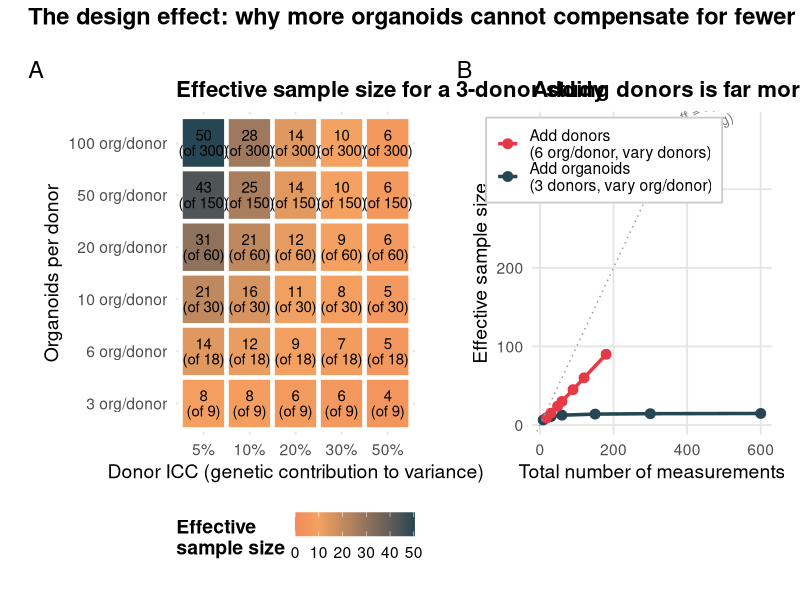
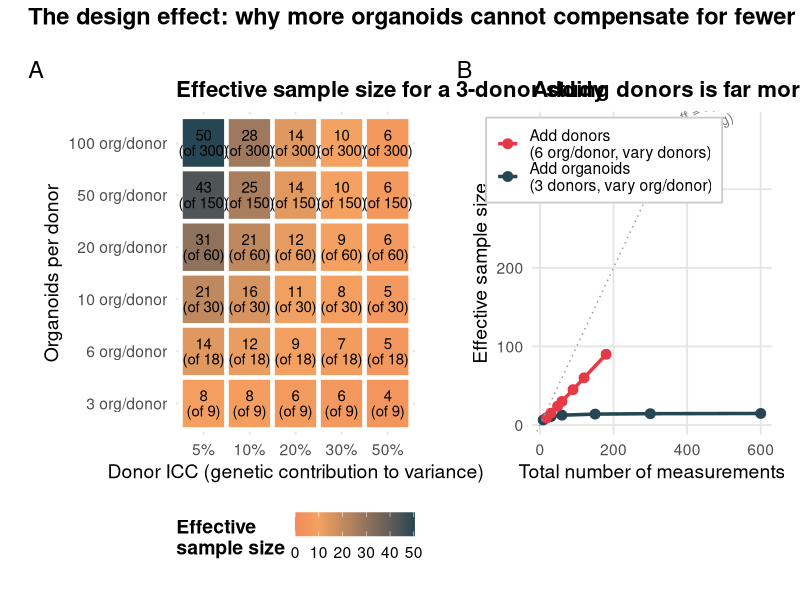
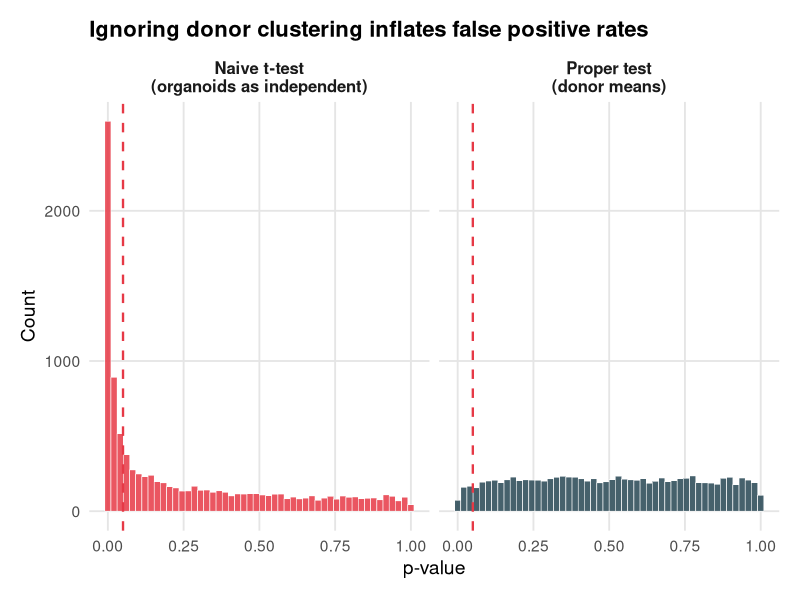
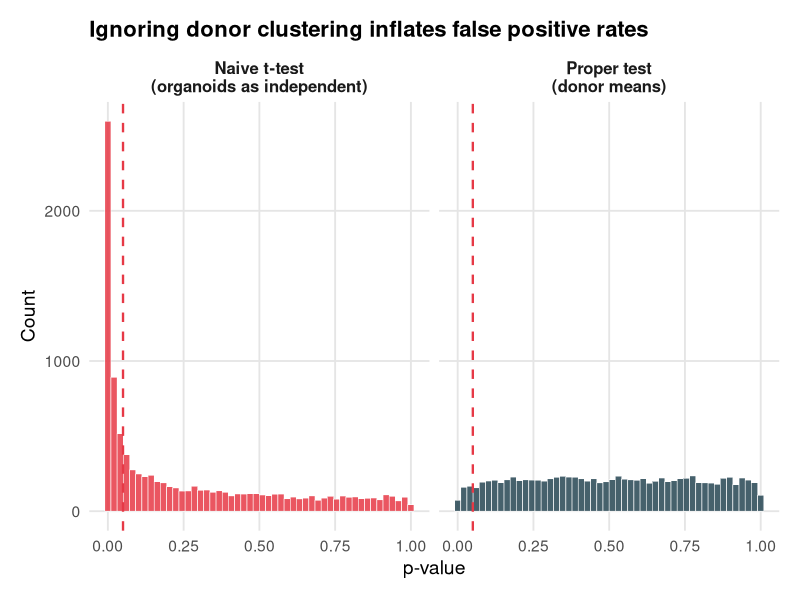
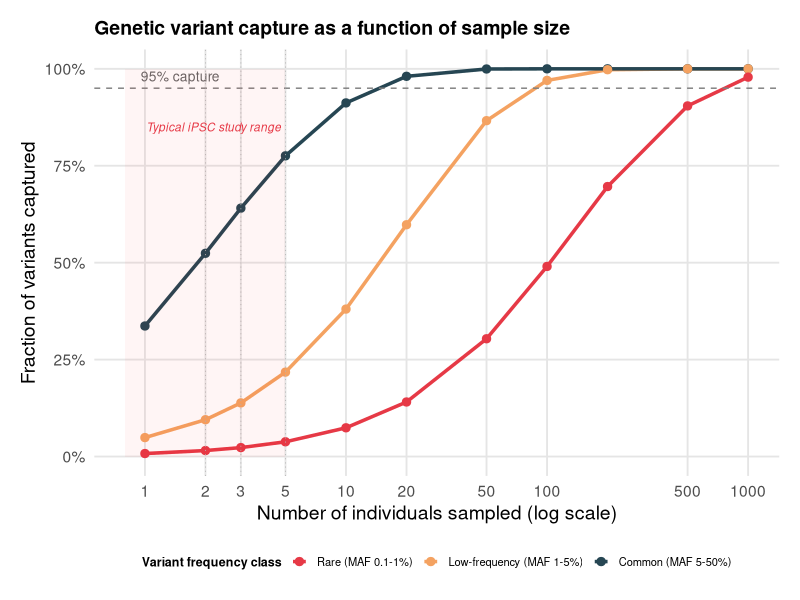
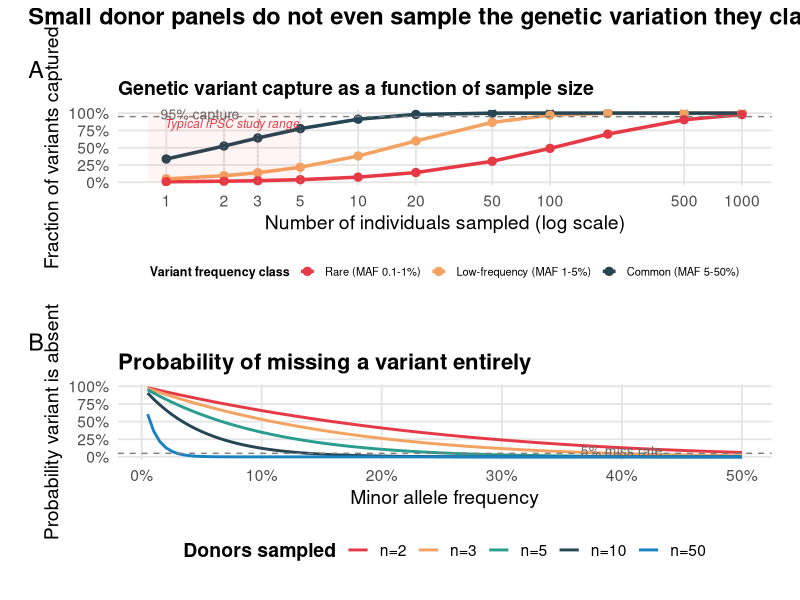
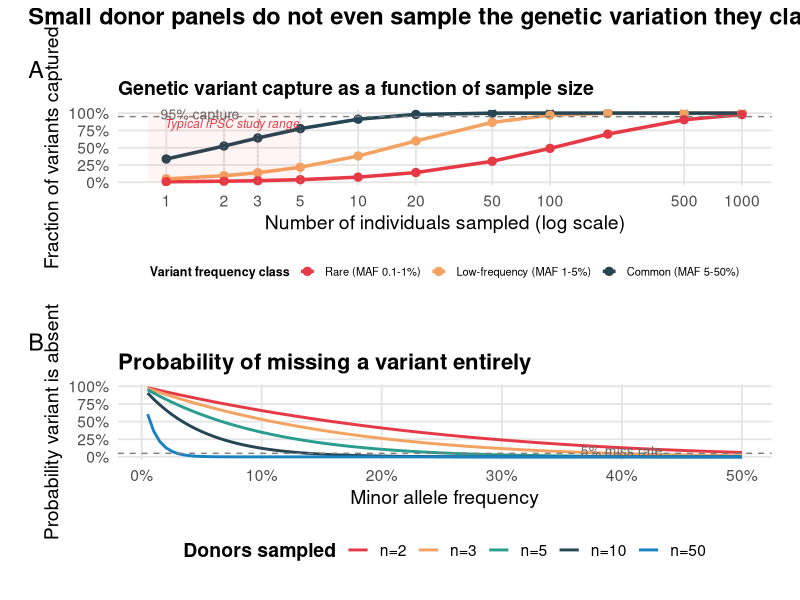
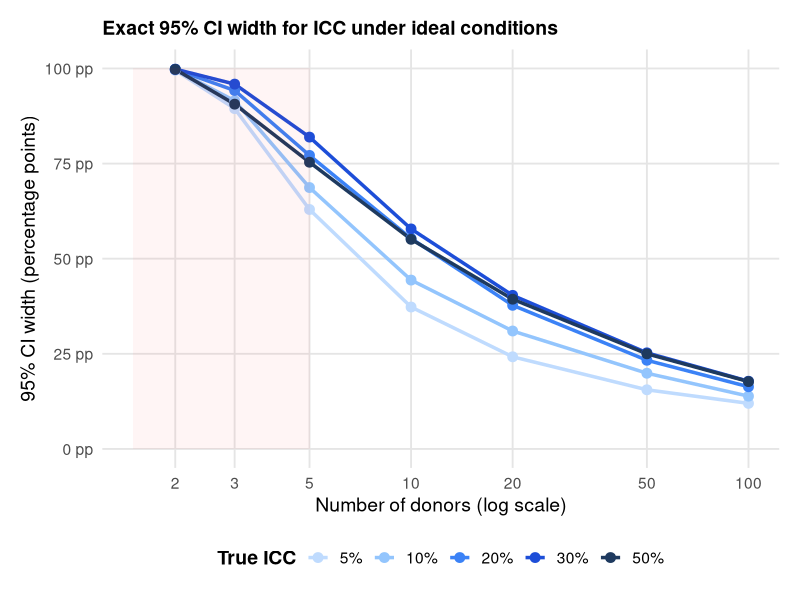

These figures' R source, in order:
################################################################################
# Analytical Arguments: Design Effect, Population Genetics, and Exact CIs
#
# These three analyses require NO simulation, they are closed-form results
# that complement the Monte Carlo framework.
#
# Part A: Design Effect / Effective Sample Size
# Part B: Population Genetics, Variant Capture by n Individuals
# Part C: Exact Confidence Intervals for ICC from F-distribution
#
################################################################################


library(ggplot2)
library(dplyr)
library(tidyr)
library(patchwork)
library(scales)


theme_pub <- theme_minimal(base_size = 14) +
  theme(
    plot.title = element_text(face = "bold", size = 16, hjust = 0),
    plot.subtitle = element_text(size = 11, color = "grey40", hjust = 0),
    panel.grid.minor = element_blank(),
    panel.grid.major = element_line(color = "grey90"),
    legend.position = "bottom",
    legend.title = element_text(face = "bold"),
    strip.text = element_text(face = "bold", size = 12),
    plot.margin = margin(15, 15, 15, 15)
  )


################################################################################
# PART A: DESIGN EFFECT / EFFECTIVE SAMPLE SIZE
#
# The design effect (Kish, 1965) quantifies the loss of information due to
# clustering. When observations within a cluster (donor) are correlated,
# the effective sample size is smaller than the nominal sample size.
#
#   DEFF = 1 + (m - 1) * ICC
#   n_effective = n_total / DEFF
#
# where m = number of observations per cluster (organoids per donor)
# and ICC = intraclass correlation (donor-level variance / total variance).
#
# Consequences:
#   - p-values from naive tests (ignoring clustering) are anti-conservative
#   - confidence intervals are too narrow
#   - the "large n" from many organoids is misleading
#
################################################################################

cat("=== PART A: Design Effect ===\n\n")

# Parameter grid
n_donors_vec <- c(1, 2, 3, 5, 10)
m_per_donor  <- c(3, 6, 10, 20, 50, 100)
icc_vec      <- c(0.05, 0.10, 0.20, 0.30, 0.50)

# Compute design effect table
deff_data <- expand.grid(
  n_donors = n_donors_vec,
  m = m_per_donor,
  icc = icc_vec
) %>%
  mutate(
    n_total = n_donors * m,
    deff = 1 + (m - 1) * icc,
    n_effective = n_total / deff,
    # Ratio: what fraction of your data is "real"?
    efficiency = n_effective / n_total,
    # Labels
    icc_label = paste0("ICC = ", icc * 100, "%"),
    config = paste0(n_donors, " donors \u00D7 ", m, " org.")
  )

# Print key examples
cat("Key examples (what your n really is):\n\n")
cat(sprintf("%-30s  %6s  %6s  %10s  %s\n",
            "Design", "Total", "ICC", "Effective", "Efficiency"))
cat(paste(rep("-", 75), collapse = ""), "\n")

examples <- deff_data %>%
  filter(
    (n_donors == 3 & m %in% c(6, 20, 50) & icc %in% c(0.10, 0.20, 0.30)) |
    (n_donors == 1 & m %in% c(50, 100) & icc %in% c(0.20, 0.30)) |
    (n_donors == 5 & m %in% c(10, 50) & icc %in% c(0.20, 0.30)) |
    (n_donors == 10 & m %in% c(10, 50) & icc %in% c(0.20, 0.30))
  ) %>%
  arrange(n_donors, m, icc)

for (i in 1:nrow(examples)) {
  row <- examples[i, ]
  cat(sprintf("%-30s  %6d  %5.0f%%  %10.1f  %5.0f%%\n",
              row$config, row$n_total, row$icc * 100,
              row$n_effective, row$efficiency * 100))
}

# ---------- FIGURE A1: Effective sample size heatmap ----------

heatmap_3d <- deff_data %>%
  filter(n_donors == 3) %>%
  mutate(
    m_label = factor(paste0(m, " org/donor"),
                     levels = paste0(m_per_donor, " org/donor")),
    icc_pct = factor(paste0(icc * 100, "%"),
                     levels = paste0(icc_vec * 100, "%")),
    eff_label = sprintf("%.0f\n(of %d)", n_effective, n_total)
  )

pA1 <- ggplot(heatmap_3d, aes(x = icc_pct, y = m_label, fill = n_effective)) +
  geom_tile(color = "white", linewidth = 1.5) +
  geom_text(aes(label = eff_label), size = 3.8, lineheight = 0.85) +
  scale_fill_gradient2(
    low = "#E63946", mid = "#F4A261", high = "#264653",
    midpoint = 10, limits = c(0, NA)
  ) +
  labs(
    title = "Effective sample size for a 3-donor study",
    x = "Donor ICC (genetic contribution to variance)",
    y = "Organoids per donor",
    fill = "Effective\nsample size"
  ) +
  theme_pub +
  theme(panel.grid = element_blank(), axis.ticks = element_blank())

# ---------- FIGURE A2: Effective n across designs ----------

# Compare: what do you gain from more donors vs more organoids?
comparison_data <- bind_rows(
  # Strategy 1: add organoids (keep 3 donors)
  tibble(
    strategy = "Add organoids\n(3 donors, vary org/donor)",
    m = c(3, 6, 10, 20, 50, 100, 200),
    n_donors = 3,
    icc = 0.20
  ),
  # Strategy 2: add donors (keep 6 organoids)
  tibble(
    strategy = "Add donors\n(6 org/donor, vary donors)",
    m = 6,
    n_donors = c(3, 5, 8, 10, 15, 20, 30),
    icc = 0.20
  )
) %>%
  mutate(
    n_total = n_donors * m,
    deff = 1 + (m - 1) * icc,
    n_effective = n_total / deff
  )

pA2 <- ggplot(comparison_data,
              aes(x = n_total, y = n_effective, color = strategy)) +
  geom_line(linewidth = 1.2) +
  geom_point(size = 3) +
  geom_abline(slope = 1, intercept = 0, linetype = "dotted", color = "grey60") +
  annotate("text", x = 400, y = 380,
           label = "Ideal: n_eff = n_total\n(no clustering)",
           color = "grey50", size = 3.5, hjust = 0.5, angle = 25) +
  scale_color_manual(values = c("#E63946", "#264653")) +
  labs(
    title = "Adding donors is far more efficient than adding organoids",
    x = "Total number of measurements",
    y = "Effective sample size",
    color = NULL
  ) +
  theme_pub +
  theme(legend.position = c(0.3, 0.85),
        legend.background = element_rect(fill = "white", color = "grey80"))

pA <- pA1 + pA2 +
  plot_annotation(
    tag_levels = "A",
    title = paste0("The design effect: why more organoids cannot compensate ",
                   "for fewer donors"),
    theme = theme(plot.title = element_text(face = "bold", size = 17))
  )

ggsave("figA_design_effect.pdf", pA, width = 16, height = 8, dpi = 300)
ggsave("figA_design_effect.png", pA, width = 16, height = 8, dpi = 300)



# ---------- FIGURE A3: Anti-conservative p-values ----------
# Show what happens to a t-test when you ignore clustering

cat("\nSimulating anti-conservative p-values from naive t-test\n")

set.seed(42)
n_sims <- 10000

# Scenario: 3 donors per group, 20 organoids per donor, ICC=0.20
# Treatment has NO effect (null is true)
# Compare: naive t-test on all 60 obs vs proper test on donor means

naive_p <- numeric(n_sims)
proper_p <- numeric(n_sims)

n_per_group <- 3
m_per <- 20
icc_sim <- 0.20
donor_sd <- sqrt(icc_sim / (1 - icc_sim))  # residual SD = 1

for (sim in 1:n_sims) {
  # Group A: 3 donors, no treatment effect
  donors_a <- rnorm(n_per_group, 0, donor_sd)
  y_a <- rep(donors_a, each = m_per) + rnorm(n_per_group * m_per)
  donor_id_a <- rep(1:n_per_group, each = m_per)

  # Group B: 3 donors, no treatment effect (null is true)
  donors_b <- rnorm(n_per_group, 0, donor_sd)
  y_b <- rep(donors_b, each = m_per) + rnorm(n_per_group * m_per)
  donor_id_b <- rep(1:n_per_group, each = m_per)

  # Naive t-test: ignores clustering, treats all organoids as independent
  naive_p[sim] <- t.test(y_a, y_b)$p.value

  # Proper test: average within donor first, then test donor means
  means_a <- tapply(y_a, donor_id_a, mean)
  means_b <- tapply(y_b, donor_id_b, mean)
  proper_p[sim] <- t.test(means_a, means_b)$p.value
}

cat(sprintf("Naive t-test: false positive rate = %.1f%% (should be 5%%)\n",
            mean(naive_p < 0.05) * 100))
cat(sprintf("Proper test: false positive rate = %.1f%% (should be 5%%)\n",
            mean(proper_p < 0.05) * 100))

fpr_data <- data.frame(
  p_value = c(naive_p, proper_p),
  method = rep(c("Naive t-test\n(organoids as independent)",
                 "Proper test\n(donor means)"),
               each = n_sims)
)

pA3 <- ggplot(fpr_data, aes(x = p_value, fill = method)) +
  geom_histogram(bins = 50, alpha = 0.85, color = "white", linewidth = 0.2) +
  geom_vline(xintercept = 0.05, linetype = "dashed", color = "#E63946",
             linewidth = 0.8) +
  facet_wrap(~method, ncol = 2) +
  scale_fill_manual(values = c("#E63946", "#264653")) +
  labs(
    title = "Ignoring donor clustering inflates false positive rates",
    x = "p-value",
    y = "Count",
    fill = NULL
  ) +
  theme_pub +
  theme(legend.position = "none")

ggsave("figA3_anticonservative_p.pdf", pA3, width = 12, height = 5, dpi = 300)
ggsave("figA3_anticonservative_p.png", pA3, width = 12, height = 5, dpi = 300)


# Print the false positive rate table
cat("\n--- False positive rates by design (naive t-test, null is true) ---\n\n")
cat(sprintf("%-40s  %10s  %10s\n", "Design", "Naive FPR", "Nominal"))
cat(paste(rep("-", 65), collapse = ""), "\n")

for (nd in c(2, 3, 5, 10)) {
  for (mp in c(10, 20, 50)) {
    for (ic in c(0.10, 0.20, 0.30)) {
      ds <- sqrt(ic / (1 - ic))
      np <- numeric(2000)
      for (s in 1:2000) {
        ya <- rep(rnorm(nd, 0, ds), each = mp) + rnorm(nd * mp)
        yb <- rep(rnorm(nd, 0, ds), each = mp) + rnorm(nd * mp)
        np[s] <- t.test(ya, yb)$p.value
      }
      fpr <- mean(np < 0.05)
      if (fpr > 0.08) {  # only print problematic ones
        cat(sprintf("%2d donors \u00D7 %3d org, ICC=%2.0f%%   %9.1f%%  %10s\n",
                    nd, mp, ic * 100, fpr * 100, "5%"))
      }
    }
  }
}


################################################################################
# PART B: POPULATION GENETICS, VARIANT CAPTURE
#
# Completely independent of ICC estimation. This asks:
# How much common genetic variation is even REPRESENTED when you
# sample n individuals?
#
# For a variant with minor allele frequency p:
#   P(observed in at least one copy) = 1 - (1-p)^(2n)
#
# Integrate over the site frequency spectrum to get the expected
# fraction of all common variants captured.
################################################################################

cat("\n\n=== PART B: Population Genetics ===\n\n")

# Proportion of variants captured at a given MAF, for n individuals
p_capture <- function(maf, n) {
  1 - (1 - maf)^(2 * n)
}

# Expected proportion of variants captured across a MAF range
# Assuming neutral SFS: density proportional to 1/p (folded)
expected_capture <- function(n, maf_min = 0.01, maf_max = 0.50,
                              n_points = 1000) {
  mafs <- seq(maf_min, maf_max, length.out = n_points)
  # Neutral folded SFS: f(p) proportional to 1/p for p in (0, 0.5)
  weights <- 1 / mafs
  weights <- weights / sum(weights)

  capture_probs <- p_capture(mafs, n)
  weighted_capture <- sum(capture_probs * weights)

  return(weighted_capture)
}

# Compute for various n
n_individuals <- c(1, 2, 3, 5, 10, 20, 50, 100, 200, 500, 1000)

# Three MAF categories
capture_results <- data.frame()
for (n in n_individuals) {
  # Common variants (MAF 5-50%)
  common <- expected_capture(n, maf_min = 0.05, maf_max = 0.50)
  # Low-frequency (MAF 1-5%)
  low_freq <- expected_capture(n, maf_min = 0.01, maf_max = 0.05)
  # Rare (MAF 0.1-1%)
  rare <- expected_capture(n, maf_min = 0.001, maf_max = 0.01)

  capture_results <- rbind(capture_results, data.frame(
    n = n,
    common = common,
    low_freq = low_freq,
    rare = rare
  ))
}

cat("Fraction of genetic variants captured by n individuals:\n\n")
cat(sprintf("%6s  %10s  %10s  %10s\n",
            "n", "Common", "Low-freq", "Rare"))
cat(sprintf("%6s  %10s  %10s  %10s\n",
            "", "(5-50%)", "(1-5%)", "(0.1-1%)"))
cat(paste(rep("-", 42), collapse = ""), "\n")
for (i in 1:nrow(capture_results)) {
  cat(sprintf("%6d  %9.1f%%  %9.1f%%  %9.1f%%\n",
              capture_results$n[i],
              capture_results$common[i] * 100,
              capture_results$low_freq[i] * 100,
              capture_results$rare[i] * 100))
}

# ---------- FIGURE B1: Variant capture curves ----------

capture_long <- capture_results %>%
  pivot_longer(cols = c(common, low_freq, rare),
               names_to = "category", values_to = "fraction") %>%
  mutate(
    category = factor(category,
                      levels = c("rare", "low_freq", "common"),
                      labels = c("Rare (MAF 0.1-1%)",
                                 "Low-frequency (MAF 1-5%)",
                                 "Common (MAF 5-50%)"))
  )

pB1 <- ggplot(capture_long, aes(x = n, y = fraction, color = category)) +
  geom_line(linewidth = 1.2) +
  geom_point(size = 2.5) +
  geom_hline(yintercept = 0.95, linetype = "dashed", color = "grey50") +
  annotate("text", x = 1.5, y = 0.98, label = "95% capture",
           color = "grey40", size = 3.5) +
  geom_vline(xintercept = c(2, 3, 5), linetype = "dotted",
             color = "grey70", linewidth = 0.3) +
  annotate("rect", xmin = 0.8, xmax = 5, ymin = 0, ymax = 1,
           fill = "red", alpha = 0.04) +
  annotate("text", x = 2.2, y = 0.85,
           label = "Typical iPSC study range",
           color = "#E63946", size = 3, fontface = "italic") +
  scale_x_continuous(trans = "log10",
                     breaks = c(1, 2, 3, 5, 10, 20, 50, 100, 500, 1000)) +
  scale_y_continuous(labels = scales::percent, limits = c(0, 1)) +
  scale_color_manual(values = c("#E63946", "#F4A261", "#264653")) +
  labs(
    title = "Genetic variant capture as a function of sample size",
    x = "Number of individuals sampled (log scale)",
    y = "Fraction of variants captured",
    color = "Variant frequency class"
  ) +
  theme_pub + 
  theme(
    plot.title = element_text(size=14),
    legend.position = "bottom",
    legend.title = element_text(size = 9),
    legend.text = element_text(size = 8),
    legend.key.size = unit(0.8, "lines")
  )


tiff("../pics/fig_genetic_background.tiff", units = "in", res = 300, width = 7, height = 5)
print(pB1)
dev.off()



# ---------- FIGURE B2: What you miss at specific n ----------

maf_range <- seq(0.005, 0.50, by = 0.005)
miss_data <- expand.grid(maf = maf_range, n = c(2, 3, 5, 10, 50)) %>%
  mutate(
    p_miss = (1 - maf)^(2 * n),
    n_label = factor(paste0("n=", n),
                     levels = paste0("n=", c(2, 3, 5, 10, 50)))
  )

pB2 <- ggplot(miss_data, aes(x = maf, y = p_miss, color = n_label)) +
  geom_line(linewidth = 1) +
  geom_hline(yintercept = 0.05, linetype = "dashed", color = "grey50") +
  annotate("text", x = 0.4, y = 0.08, label = "5% miss rate",
           color = "grey40", size = 3.5) +
  scale_x_continuous(labels = scales::percent) +
  scale_y_continuous(labels = scales::percent) +
  scale_color_manual(values = c("#E63946", "#F4A261", "#2A9D8F",
                                "#264653", "#1982C4")) +
  labs(
    title = "Probability of missing a variant entirely",
    x = "Minor allele frequency",
    y = "Probability variant is absent",
    color = "Donors sampled"
  ) +
  theme_pub

pB <- pB1 / pB2 +
  plot_annotation(
    tag_levels = "A",
    title = paste0("Small donor panels do not even sample the genetic ",
                   "variation they claim to address"),
    theme = theme(plot.title = element_text(face = "bold", size = 17))
  )

ggsave("figB_popgen_capture.pdf", pB, width = 11, height = 12, dpi = 300)
ggsave("figB_popgen_capture.png", pB, width = 11, height = 12, dpi = 300)

cat("\nFigure B saved.\n")

# Key stats for manuscript
cat("\n--- Key statistics for manuscript text ---\n\n")

for (n_val in c(2, 3, 5, 10)) {
  # P(miss) for a 5% MAF variant
  p_miss_5pct <- (1 - 0.05)^(2 * n_val)
  # P(miss) for a 10% MAF variant
  p_miss_10pct <- (1 - 0.10)^(2 * n_val)

  common_captured <- capture_results$common[capture_results$n == n_val]
  lowfreq_captured <- capture_results$low_freq[capture_results$n == n_val]

  cat(sprintf("n=%2d: miss 5%%-MAF variant %.0f%% | miss 10%%-MAF variant %.0f%% | ",
              n_val, p_miss_5pct * 100, p_miss_10pct * 100))
  cat(sprintf("common captured %.1f%% | low-freq captured %.1f%%\n",
              common_captured * 100, lowfreq_captured * 100))
}


################################################################################
# PART C: EXACT CONFIDENCE INTERVALS FOR ICC
#
# For balanced one-way random effects (Shrout & Fleiss, 1979):
#   F = MS_between / MS_within follows F(a-1, a(k-1)) under H0
#
# The relationship between F and ICC:
#   F = 1 + k * ICC / (1 - ICC)
#   ICC = (F - 1) / (F + k - 1)
#
# Exact 95% CI for ICC (Thomas & Hultquist, 1978):
#   F_L = F / F_{1-alpha/2, df1, df2}   gives ICC lower bound
#   F_U = F * F_{1-alpha/2, df2, df1}   gives ICC upper bound
#
# This is not a simulation result, it's the exact, minimum-possible
# CI width under ideal (balanced, normal) conditions.
################################################################################

cat("\n\n=== PART C: Exact Confidence Intervals for ICC ===\n\n")

# Exact CI for ICC given a, k, and a target ICC
# Returns the expected CI at the population F value
exact_icc_ci <- function(a, k, true_icc, alpha = 0.05) {
  df1 <- a - 1
  df2 <- a * (k - 1)

  # Expected F under the true ICC
  F_expected <- 1 + k * true_icc / (1 - true_icc)

  # CI for F (using the Searle approach)
  F_crit_upper <- qf(1 - alpha / 2, df1, df2)
  F_crit_lower <- qf(alpha / 2, df1, df2)

  # Transform to ICC scale
  F_L <- F_expected / F_crit_upper
  F_U <- F_expected / F_crit_lower

  icc_lower <- max((F_L - 1) / (F_L + k - 1), 0)
  icc_upper <- min((F_U - 1) / (F_U + k - 1), 1)

  return(list(
    lower = icc_lower,
    upper = icc_upper,
    width = icc_upper - icc_lower,
    a = a,
    k = k,
    true_icc = true_icc,
    F_expected = F_expected
  ))
}

# Build table
ci_data <- data.frame()
for (a in c(2, 3, 5, 10, 20, 50, 100)) {
  for (k in c(6)) {
    for (icc in c(0.05, 0.10, 0.20, 0.30, 0.50)) {
      res <- exact_icc_ci(a, k, icc)
      ci_data <- rbind(ci_data, data.frame(
        n_donors  = a,
        k         = k,
        true_icc  = icc,
        ci_lower  = res$lower,
        ci_upper  = res$upper,
        ci_width  = res$width
      ))
    }
  }
}

cat("Exact 95% CI width for ICC under ideal conditions (k=6 reps/donor):\n\n")
cat(sprintf("%8s  %10s  %12s  %20s  %10s\n",
            "Donors", "True ICC", "CI Width",
            "95% CI", "Useful?"))
cat(paste(rep("-", 68), collapse = ""), "\n")

for (i in 1:nrow(ci_data)) {
  row <- ci_data[i, ]
  useful <- ifelse(row$ci_width < 0.20, "Possibly",
                   ifelse(row$ci_width < 0.40, "Marginal", "No"))
  cat(sprintf("%8d  %9.0f%%  %11.0f pp  [%5.1f%%, %5.1f%%]  %10s\n",
              row$n_donors, row$true_icc * 100, row$ci_width * 100,
              row$ci_lower * 100, row$ci_upper * 100, useful))
}

# ---------- FIGURE C1: CI width by sample size ----------

ci_plot_data <- ci_data %>%
  mutate(
    icc_label = factor(paste0(true_icc * 100, "%"),
                       levels = paste0(c(5, 10, 20, 30, 50), "%"))
  )

palette_icc <- c(
  "5%" = "#BFDBFE",
  "10%" = "#93C5FD",
  "20%" = "#3B82F6",
  "30%" = "#1D4ED8",
  "50%" = "#1E3A5F"
)

pC1 <- ggplot(ci_plot_data, aes(x = n_donors, y = ci_width,
                                 color = icc_label)) +
  geom_line(linewidth = 1.2) +
  geom_point(size = 3) +
  # geom_hline(yintercept = 0.20, linetype = "dashed", color = "grey50") +
  # annotate("text", x = 80, y = 0.23,
  #          label = "20 pp width\n(minimally informative)",
  #          color = "grey40", size = 3, hjust = 1) +
  annotate("rect", xmin = 1.5, xmax = 5, ymin = 0, ymax = 1,
           fill = "red", alpha = 0.04) +
  scale_x_continuous(trans = "log10",
                     breaks = c(2, 3, 5, 10, 20, 50, 100)) +
  scale_y_continuous(labels = function(x) paste0(x * 100, " pp"),
                     limits = c(0, 1)) +
  scale_color_manual(values = palette_icc) +
  labs(
    title = "Exact 95% CI width for ICC under ideal conditions",
    x = "Number of donors (log scale)",
    y = "95% CI width (percentage points)",
    color = "True ICC"
  ) +
  theme_pub + 
  theme(
    plot.title = element_text(size=14)
  )


tiff("../pics/figC_CIs_1.tiff", units = "in", res = 300, width = 6, height = 5)
print(pC1)
dev.off()




# ---------- FIGURE C2: CI bands ----------

pC2 <- ggplot(ci_plot_data %>% filter(true_icc == 0.20),
              aes(x = n_donors)) +
  geom_ribbon(aes(ymin = ci_lower, ymax = ci_upper),
              fill = "#3B82F6", alpha = 0.25) +
  geom_line(aes(y = true_icc), color = "#E63946", linetype = "dashed",
            linewidth = 0.8) +
  geom_line(aes(y = ci_lower), color = "#3B82F6", linewidth = 0.8) +
  geom_line(aes(y = ci_upper), color = "#3B82F6", linewidth = 0.8) +
  annotate("text", x = 80, y = 0.24, label = "True ICC = 20%",
           color = "#E63946", size = 3.5, fontface = "bold") +
  scale_x_continuous(trans = "log10",
                     breaks = c(2, 3, 5, 10, 20, 50, 100)) +
  scale_y_continuous(labels = scales::percent, limits = c(0, 1)) +
  labs(
    title = "Exact 95% confidence band for ICC = 20%",
    x = "Number of donors (log scale)",
    y = "ICC"
  ) +
  theme_pub


tiff("../pics/figC_CIs_2.tiff", units = "in", res = 300, width = 6, height = 5)
print(pC2)
dev.off()


pC <- pC1 / pC2 +
  plot_annotation(
    tag_levels = "A",
    title = paste0("Mathematical proof: ICC cannot be meaningfully estimated ",
                   "at small n"),
    subtitle = paste0("Exact confidence intervals from F-distribution | ",
                      "No simulation assumptions"),
    theme = theme(
      plot.title = element_text(face = "bold", size = 17),
      plot.subtitle = element_text(size = 12, color = "grey40")
    )
  )

ggsave("figC_exact_ci.pdf", pC, width = 11, height = 12, dpi = 300)
ggsave("figC_exact_ci.png", pC, width = 11, height = 12, dpi = 300)

cat("\nFigure C saved.\n")


################################################################################
# SUMMARY TABLE: All three analytical arguments combined
################################################################################

cat("\n\n")
cat("################################################################\n")
cat("# COMBINED SUMMARY FOR MANUSCRIPT                             #\n")
cat("################################################################\n\n")

cat("For a study with 3 donors, 6 organoids per donor, ICC = 20%:\n\n")

deff_3 <- 1 + (6 - 1) * 0.20
neff_3 <- 18 / deff_3
ci_3 <- exact_icc_ci(3, 6, 0.20)
common_3 <- capture_results$common[capture_results$n == 3]
lowfreq_3 <- capture_results$low_freq[capture_results$n == 3]
miss_5pct_3 <- (1 - 0.05)^6

cat(sprintf("DESIGN EFFECT:DEFF = %.1f | effective n = %.1f (of 18 nominal)\n",
            deff_3, neff_3))
cat(sprintf("EXACT CI: 95%% CI for ICC = [%.1f%%, %.1f%%] (width = %.0f pp)\n",
            ci_3$lower * 100, ci_3$upper * 100, ci_3$width * 100))
cat(sprintf("VARIANT CAPTURE: %.1f%% of common variants, %.1f%% of low-frequency\n",
            common_3 * 100, lowfreq_3 * 100))
cat(sprintf("%.0f%% chance of completely missing a 5%%-MAF variant\n",
            miss_5pct_3 * 100))
